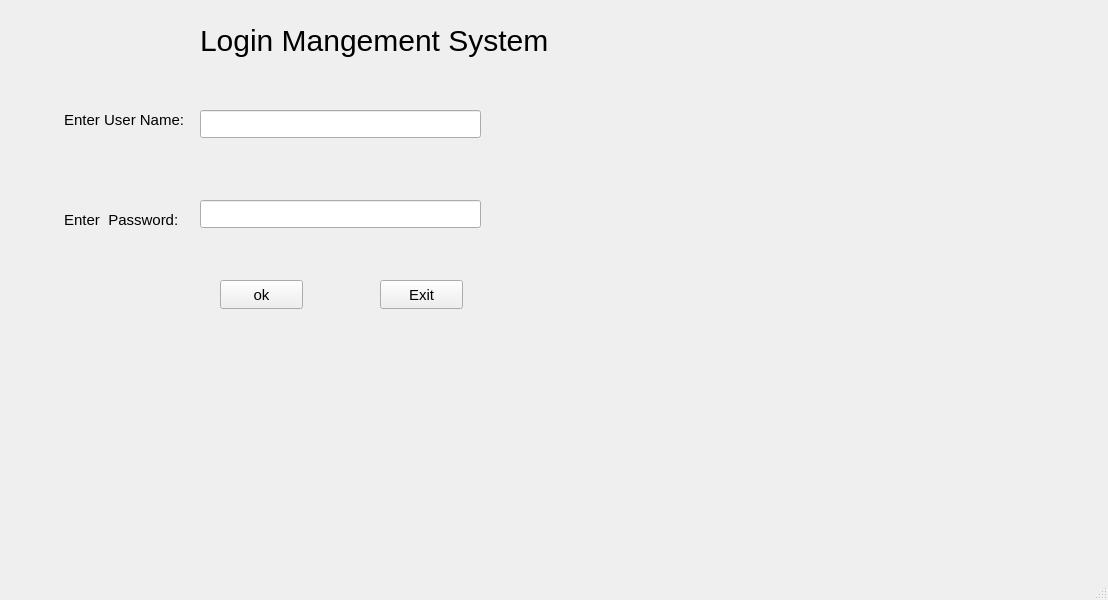
<?xml version="1.0" encoding="UTF-8"?>
<ui version="4.0">
 <class>MainWindow</class>
 <widget class="QMainWindow" name="MainWindow">
  <property name="geometry">
   <rect>
    <x>0</x>
    <y>0</y>
    <width>1108</width>
    <height>600</height>
   </rect>
  </property>
  <property name="windowTitle">
   <string>MainWindow</string>
  </property>
  <widget class="QWidget" name="centralwidget">
   <widget class="QLabel" name="label">
    <property name="geometry">
     <rect>
      <x>200</x>
      <y>20</y>
      <width>361</width>
      <height>41</height>
     </rect>
    </property>
    <property name="styleSheet">
     <string notr="true"> QLabel{
font-size:30px;
}</string>
    </property>
    <property name="text">
     <string>Login Mangement System</string>
    </property>
   </widget>
   <widget class="QLabel" name="label_2">
    <property name="geometry">
     <rect>
      <x>60</x>
      <y>110</y>
      <width>131</width>
      <height>20</height>
     </rect>
    </property>
    <property name="styleSheet">
     <string notr="true">QLabel{
font-size:15px;
}</string>
    </property>
    <property name="text">
     <string> Enter User Name:</string>
    </property>
   </widget>
   <widget class="QLabel" name="label_4">
    <property name="geometry">
     <rect>
      <x>60</x>
      <y>210</y>
      <width>131</width>
      <height>20</height>
     </rect>
    </property>
    <property name="styleSheet">
     <string notr="true">QLabel{
font-size:15px;
}</string>
    </property>
    <property name="text">
     <string> Enter  Password:</string>
    </property>
   </widget>
   <widget class="QLineEdit" name="lineEdit">
    <property name="geometry">
     <rect>
      <x>200</x>
      <y>110</y>
      <width>281</width>
      <height>28</height>
     </rect>
    </property>
    <property name="styleSheet">
     <string notr="true">QLineEdit{
font-size:15px;
}</string>
    </property>
   </widget>
   <widget class="QLineEdit" name="lineEdit_2">
    <property name="geometry">
     <rect>
      <x>200</x>
      <y>200</y>
      <width>281</width>
      <height>28</height>
     </rect>
    </property>
    <property name="styleSheet">
     <string notr="true">QLineEdit{
font-size:15px;
}</string>
    </property>
   </widget>
   <widget class="QPushButton" name="pushButton">
    <property name="geometry">
     <rect>
      <x>220</x>
      <y>280</y>
      <width>83</width>
      <height>29</height>
     </rect>
    </property>
    <property name="styleSheet">
     <string notr="true">QPushButton{
font-size:15px;
}</string>
    </property>
    <property name="text">
     <string>ok</string>
    </property>
   </widget>
   <widget class="QPushButton" name="pushButton_2">
    <property name="geometry">
     <rect>
      <x>380</x>
      <y>280</y>
      <width>83</width>
      <height>29</height>
     </rect>
    </property>
    <property name="styleSheet">
     <string notr="true">QPushButton{
font-size:15px;
}</string>
    </property>
    <property name="text">
     <string>Exit</string>
    </property>
   </widget>
  </widget>
  <widget class="QMenuBar" name="menubar">
   <property name="geometry">
    <rect>
     <x>0</x>
     <y>0</y>
     <width>1108</width>
     <height>25</height>
    </rect>
   </property>
  </widget>
  <widget class="QStatusBar" name="statusbar"/>
 </widget>
 <resources/>
 <connections/>
</ui>
